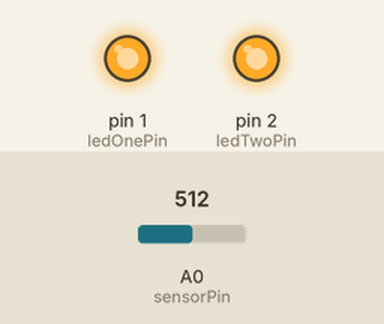
Simulated run of this sketch. Board: Arduino Uno, built with avr-gcc and run on an emulated ATmega328P. Shown: output pins drawn as LEDs (lit = HIGH). The inputs (shaded band) are chosen by the test bench; at power-on: A0 (sensorPin) = 512.

Above: at 0.1 s.
At 5.1 s:
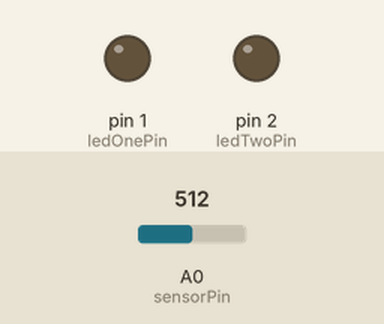
Timing chart, 0 to 6.6 s (numbered marks = the images above):
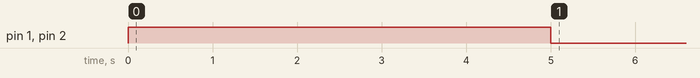

The sketch:

switchLEDwithLight.ino
```cpp
/* Change lights with light sensor
   Changes which light is on, depending whether light is shine on the light sensor
*/

// These constants won't change
const int sensorPin = A0; // pin that the sensor is attached to // from https://www.arduino.cc/en/tutorial/calibration
const int ledOnePin = 1;     // pin that LED1 is attached to
const int ledTwoPin = 2;     // pin that LED2 is attached to

// Variables:
int sensorValue = 0;      // the sensor value
int sensorMin = 1023;     // minimum sensor value
int sensorMax = 0;        // maximum sensor value

void setup() {
  // turns on LEDs to signal the start of a calibration period and check LEDs
  pinMode(ledOnePin, OUTPUT);
  digitalWrite(ledOnePin, HIGH);
  pinMode(ledTwoPin, OUTPUT);
  digitalWrite(ledTwoPin, HIGH);

  // calibrate during the first five seconds
  while (millis() < 5000) {
    sensorValue = analogRead(sensorPin);

    // record the maximum sensor value
    if (sensorValue > sensorMax) {
      sensorMax = sensorValue;
    }

    if (sensorValue < sensorMin) {
      sensorMin = sensorValue;
    }
  }

  // signal the end of the calibration period
  digitalWrite(ledOnePin, LOW);
  digitalWrite(ledTwoPin, LOW);
}

// the loop routine runs over and over again forever:
void loop() {
  // read the sensor
  sensorValue = analogRead(sensorPin);

  // apply the calibration to the sensor reading
  sensorValue = map(sensorValue, sensorMin, sensorMax, 0, 255); // map(value, fromLow, fromHigh, toLow, toHigh)

  // in case the sensor value is outside the range seen during calibration
  sensorValue = constrain(sensorValue, 0, 255); // constrain(x, a, b) --> a = lower end of the range; b = upper end of the range

  // set either one of the LEDs on depending on incoming light
  if (sensorValue < 128) {
    analogWrite(ledOnePin, HIGH); //turn the first LED on (HIGH is the voltage level)
    analogWrite(ledTwoPin, LOW); //turn the first LED on (HIGH is the voltage level)
  } else {
    analogWrite(ledOnePin, LOW); //turn the first LED on (HIGH is the voltage level)
    analogWrite(ledTwoPin, HIGH); //turn the first LED on (HIGH is the voltage level)
  }
}
```
